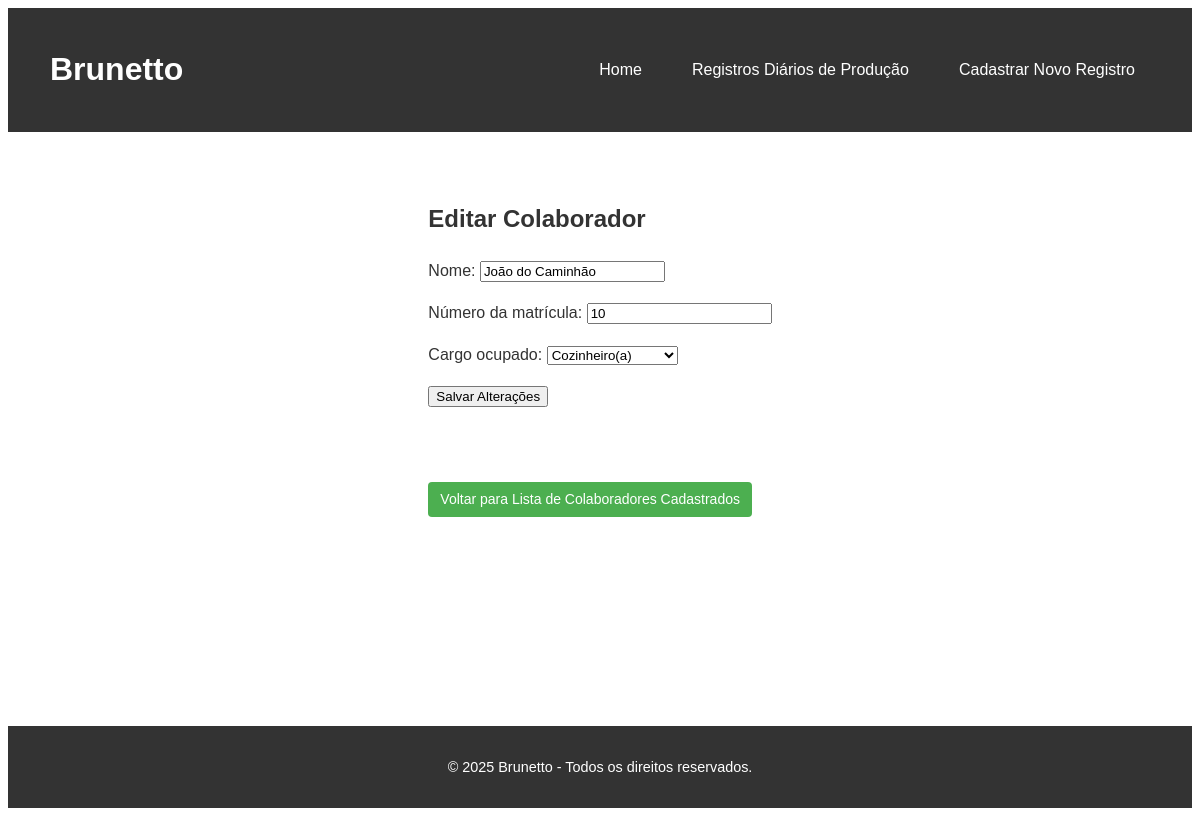
Page /employee/update/1/ on the committed database.
### brunetto/models.py (models this page shows, shortened)
class BaseModel(models.Model):
    created_at = models.DateTimeField(default=timezone.now)
    updated_at = models.DateTimeField(auto_now=True)
    class Meta:
        abstract = True

class Employee(BaseModel):
    name = models.CharField(max_length=100)
    registration_number = models.PositiveIntegerField(unique=True)
    position = models.ForeignKey(Position, on_delete=models.CASCADE, related_name='employees')

class Position(BaseModel):
    name = models.CharField(max_length=100)
    def __str__(self):
        return self.name

### brunetto/views.py (the view)
# urls.py: path('employee/update/<int:pk>/', views.update_employee, name='update_employee'),
def update_employee(request, pk):
    employee = get_object_or_404(Employee, pk=pk)
    if request.method == 'POST':
        form = EmployeeForm(request.POST, instance=employee)
        if form.is_valid():
            form.save()
            return redirect('read_employees')
    else:
        form = EmployeeForm(instance=employee)
    return render(request, 'update_employee.html', {
        'form': form,
        'employee': employee,
    })

### brunetto/forms.py
class EmployeeForm(forms.ModelForm):
    class Meta:
        model = Employee
        fields = ['name', 'registration_number', 'position']
        widgets = {
            'name': forms.TextInput(attrs={'class': 'form-control'}),
            'registration_number': forms.NumberInput(attrs={'class': 'form-control'}),
        }
        labels = {
            'name': 'Nome',
            'registration_number': 'Número da matrícula'
        }
    position = forms.ModelChoiceField(
        queryset=Position.objects.all(),
        widget=forms.Select(attrs={'class': 'form-control'}),
        label="Cargo ocupado"
    )

### brunetto/templates/update_employee.html (shortened to what this page needs)
{% extends 'base.html' %}
{% block content %}
<div class="container my-5">
    <h2>Editar Colaborador</h2>
    <form method="POST">
        <div class="mb-3">
            {{ form.as_p }}
        </div>
        <button type="submit" class="btn btn-success">Salvar Alterações</button>
    </form>
</div>
<br>
<a href="{% url 'read_employees' %}" class="btn btn-custom">Voltar para Lista de Colaboradores Cadastrados</a>
{% endblock %}

### brunetto/static/css/base.css (style rules this page uses)
body { font-family: Arial, sans-serif; color: #333; display: flex; flex-direction: column; min-height: 100vh; line-height: 1.6; }
.btn-custom { display: inline-block; padding: 6px 12px; color: #fff; background-color: #4CAF50; text-decoration: none; border-radius: 4px; font-size: 0.875em; margin-right: 5px; }
.my-5 { margin-top: 3rem !important; margin-bottom: 3rem !important; }

### rows in the picture
Employee: name "João do Caminhão", registration_number "10", position "Cozinheiro(a)"
